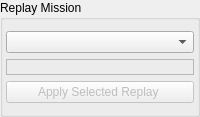
           <widget class="QGroupBox" name="groupBox_4">
            <property name="title">
             <string>Replay Mission</string>
            </property>
            <layout class="QVBoxLayout" name="verticalLayout_59">
             <property name="leftMargin">
              <number>3</number>
             </property>
             <property name="rightMargin">
              <number>3</number>
             </property>
             <item>
              <widget class="QComboBox" name="cb_replay">
               <item>
                <property name="text">
                 <string/>
                </property>
               </item>
               <item>
                <property name="text">
                 <string>Bombing Mission</string>
                </property>
               </item>
               <item>
                <property name="text">
                 <string>The Church In The Slums</string>
                </property>
               </item>
               <item>
                <property name="text">
                 <string>Cloud's Flashback</string>
                </property>
               </item>
               <item>
                <property name="text">
                 <string>The Date Scene</string>
                </property>
               </item>
               <item>
                <property name="text">
                 <string>Aeris Death</string>
                </property>
               </item>
              </widget>
             </item>
             <item>
              <widget class="QLabel" name="label_replaynote">
               <property name="frameShape">
                <enum>QFrame::StyledPanel</enum>
               </property>
               <property name="text">
                <string/>
               </property>
               <property name="wordWrap">
                <bool>true</bool>
               </property>
              </widget>
             </item>
             <item>
              <widget class="QPushButton" name="btnReplay">
               <property name="enabled">
                <bool>false</bool>
               </property>
               <property name="text">
                <string>Apply Selected Replay </string>
               </property>
              </widget>
             </item>
            </layout>
           </widget>
